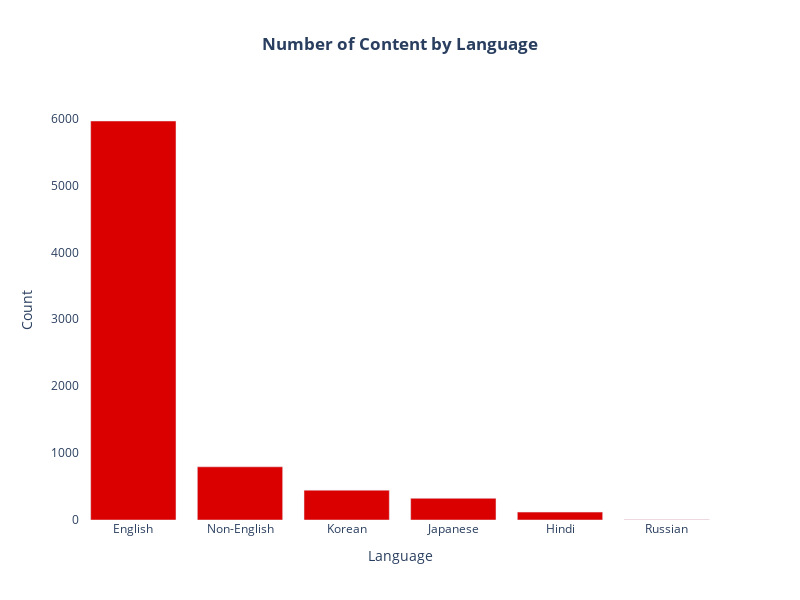

The notebook cell saved with this chart:
### Markdown cell above
#### **Number of View by Language**

### Code cell
plot_bar_chart_univariate(df, 'Language Indicator', 'Number of Content by Language', 'Language', 'Count')

### Figure 1 — Plotly figure (JSON) as saved in the notebook; plotly's stock layout.template omitted (floating-point values rounded to 4 significant figures)
{"data": [{"marker": {"color": "#db0000"}, "type": "bar", "x": ["English", "Non-English", "Korean", "Japanese", "Hindi", "Russian"], "y": [5963, 795, 446, 324, 118, 4]}], "layout": {"height": 600, "paper_bgcolor": "rgba(0,0,0,0)", "plot_bgcolor": "rgba(0,0,0,0)", "title": {"text": "<b>Number of Content by Language</b>", "x": 0.5, "xanchor": "center"}, "width": 800, "xaxis": {"showgrid": false, "title": {"text": "Language"}}, "yaxis": {"showgrid": false, "title": {"text": "Count"}}}}
